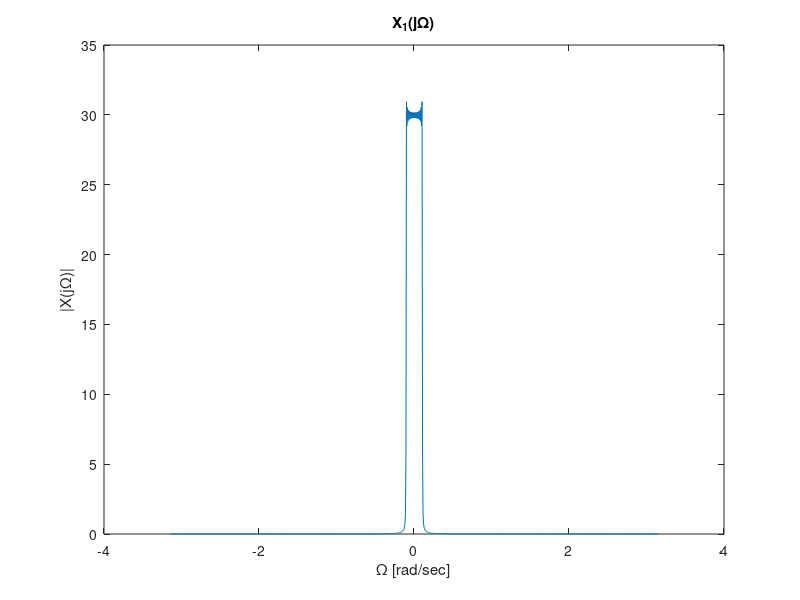
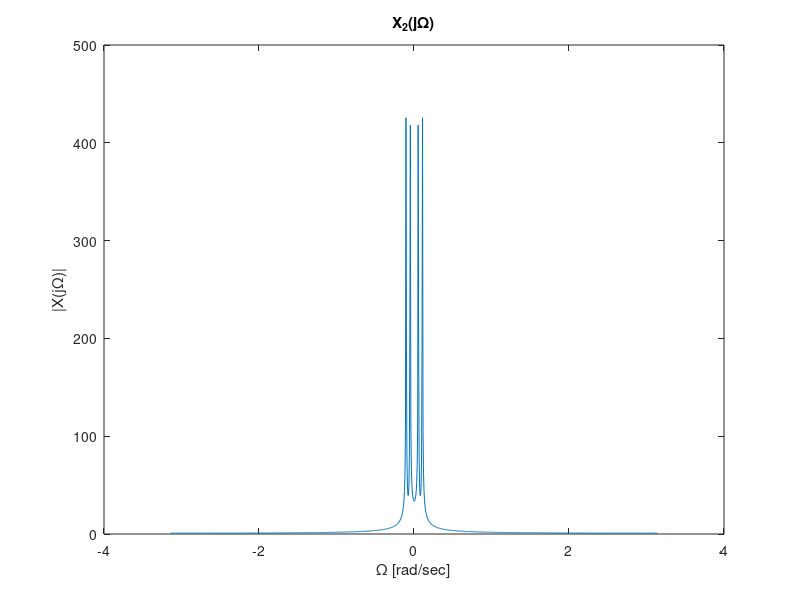
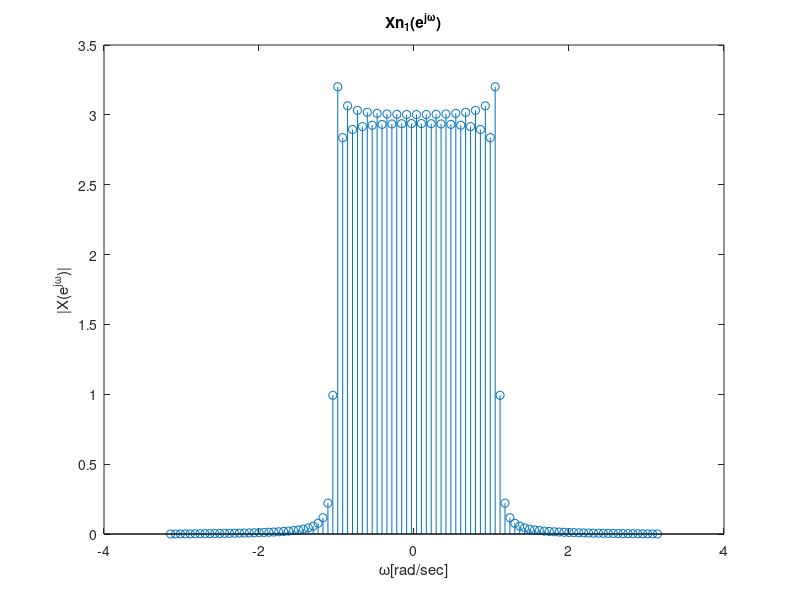
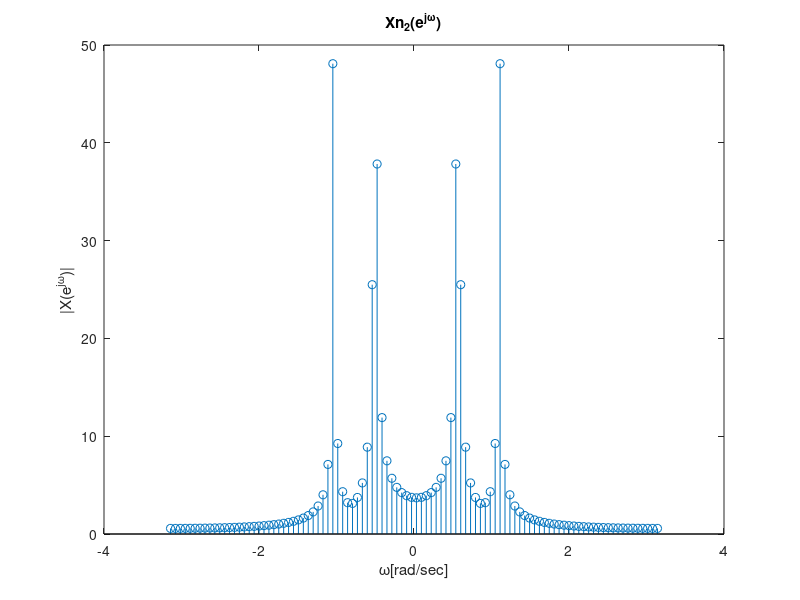

The MATLAB script that drew these images, in order: (Note: this script raises an error after producing the figures.)
clc;
close all;
clearvars;

%a
t = linspace(-100,100,1000);
x1 = sinc(t./6);
w = linspace(-pi,pi,1000);
x2 = cos(pi.*t./12)+sin(pi.*t./6);
fft_x1= fftshift(fft(x1));
fft_x2= fftshift(fft(x2));
figure;
plot(w,abs(fft_x1));
title('X_1(j\Omega)')
ylabel('|X(j\Omega)|');
xlabel('\Omega [rad/sec]');

figure;
plot(w,abs(fft_x2));
title('X_2(j\Omega)');
ylabel('|X(j\Omega)|');
xlabel('\Omega [rad/sec]');

%d
n = linspace(-50,50,100);
T=2;
w = linspace(-pi,pi,100);
xn1 =  sinc(T.*n./6);
fft_xn1= fftshift(fft(xn1));
figure;
stem(w,abs(fft_xn1));
title('Xn_1(e^{j\omega})')
ylabel('|X(e^{j\omega})|');
xlabel('\omega[rad/sec]');

xn2 = cos(T.*pi.*n./12)+sin(T.*pi.*n./6);
fft_xn2= fftshift(fft(xn2));
figure;
stem(w,abs(fft_xn2));
title('Xn_2(e^{j\omega})')
ylabel('|X(e^{j\omega})|');
xlabel('\omega[rad/sec]');

%e
%e -xn1 zoh
T=2;
N=10;
L=T*N;
n = -50:50;
t = linspace(-50,50,length(xn1)*L);
xn1 =  sinc(T.*n./6);
for i=1:length(xn1)-1
    for j=1:L
        zoh(i*L+j) = xn1(i);
    end;
end;   
figure;
plot(t,zoh);
hold on;
plot(n,xn1);
hold off;
title('xn_1 - ZOH ')
ylabel('|xn_1|');
xlabel('n [sec]');

%e- xn2 zoh
T=2;
N=10;
L=T*N;
n = -50:50;
xn2 = cos(T.*pi.*n./12)+sin(T.*pi.*n./6);
t = linspace(-50,50,length(xn2)*L);
for i=1:length(xn2)-1
    for j=1:L
        zoh(i*L+j) = xn2(i);
    end;
end;   
figure;
plot(t,zoh);
hold on;
plot(n,xn2);
hold off;
title('xn_2 - ZOH ')
ylabel('|xn_2|');
xlabel('n [sec]');


%e- xn1 foh
T=2;
N=10;
L=T*N;
n = -50:50;
xn1 =  sinc(T.*n./6);
t = linspace(-50,50,length(xn1)*L);
for i=1:length(xn1)-1
    for j=1:L
        foh(i*L+j) = xn1(i)+(j/L)*(xn1(i+1)-xn1(i))
    end;
end;   
figure;
plot(t,foh);
hold on;
plot(n,xn1);
hold off;
title('xn_1 - FOH ')
ylabel('|xn_1|');
xlabel('n [sec]');

%e- xn2 foh
T=2;
N=10;
L=T*N;
n = -100:100;
xn2 = cos(T.*pi.*n./12)+sin(T.*pi.*n./6);
t = linspace(-100,100,length(xn2)*L);
for i=1:length(xn2)-1
    for j=1:L
        foh(i*L+j) = xn2(i)+(j/L)*(xn2(i+1)-xn2(i))
    end;
end;   
figure;
plot(t,foh);
hold on;
plot(n,xn2);
hold off;
title('xn_2 - FOH ')
ylabel('|xn_2|');
xlabel('n [sec]');



%f

n = -50:50;
xn1 =  sinc(3.*n./2);
fft_xn1= fftshift(fft(xn1));
stem(n,abs(fft_xn1));
title('xn_1 - FFT ')
ylabel('|X(e.^{j\omega})|');
xlabel('n [sec]');

xn2 = cos(pi.*3.*n./4)+sin(pi.*3.*n./2);
fft_xn2= fftshift(fft(xn2));
stem(n,abs(fft_xn2));
title('xn_2 - FFT')
ylabel('|X(e.^{j\omega})|');
xlabel('n [sec]');
